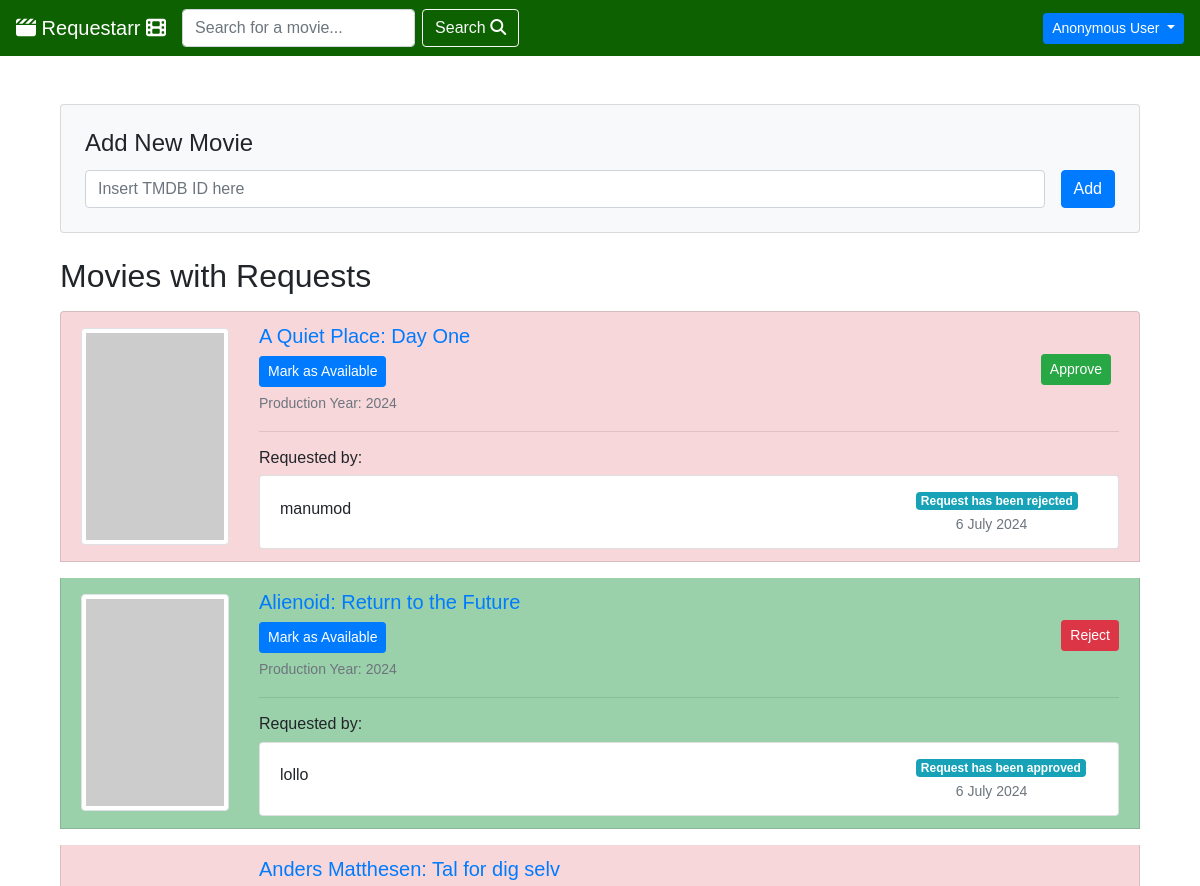
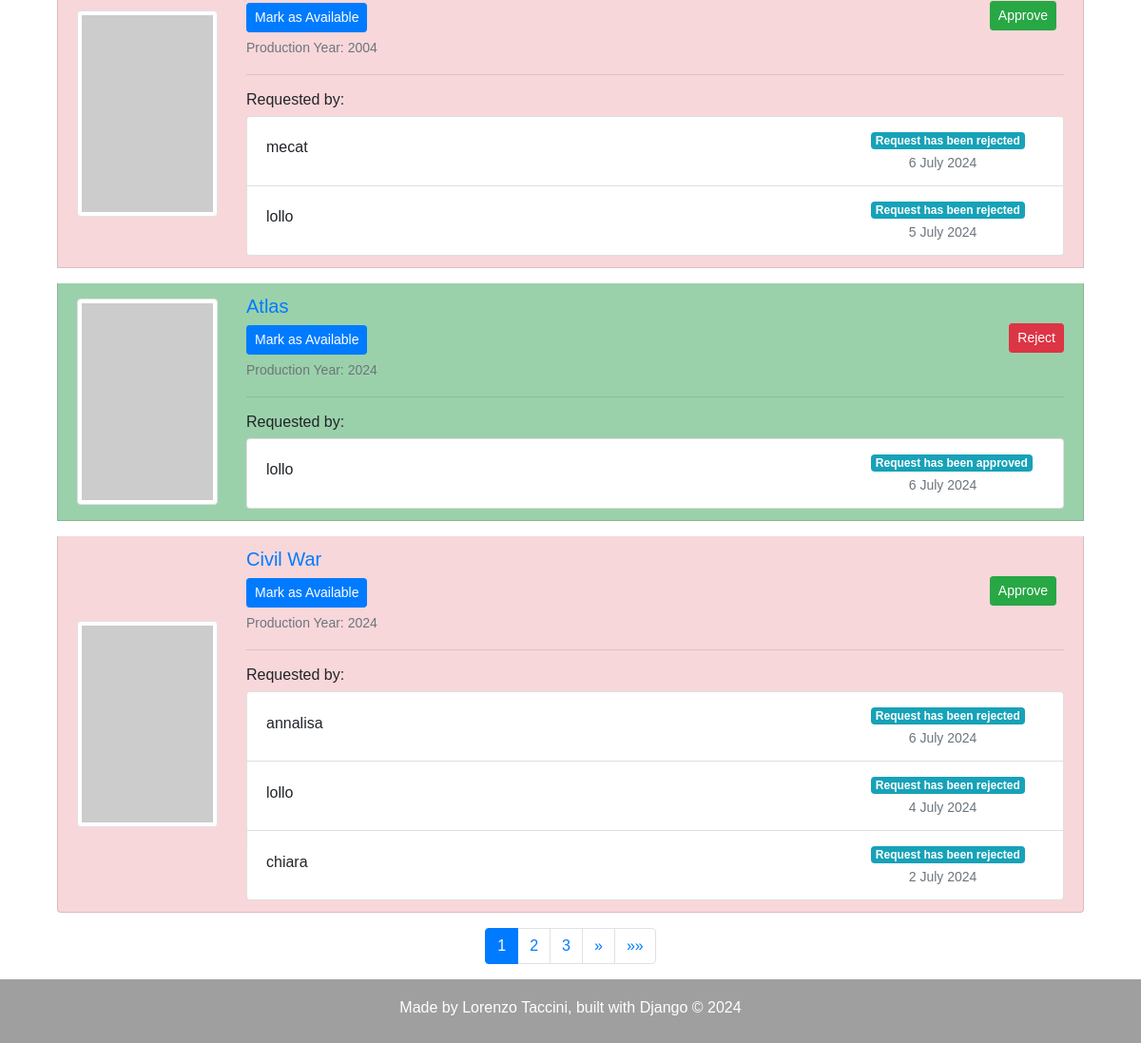
Page /dashboard/moderatordashboard/ on the earlier database version (2 pictures, top to bottom).
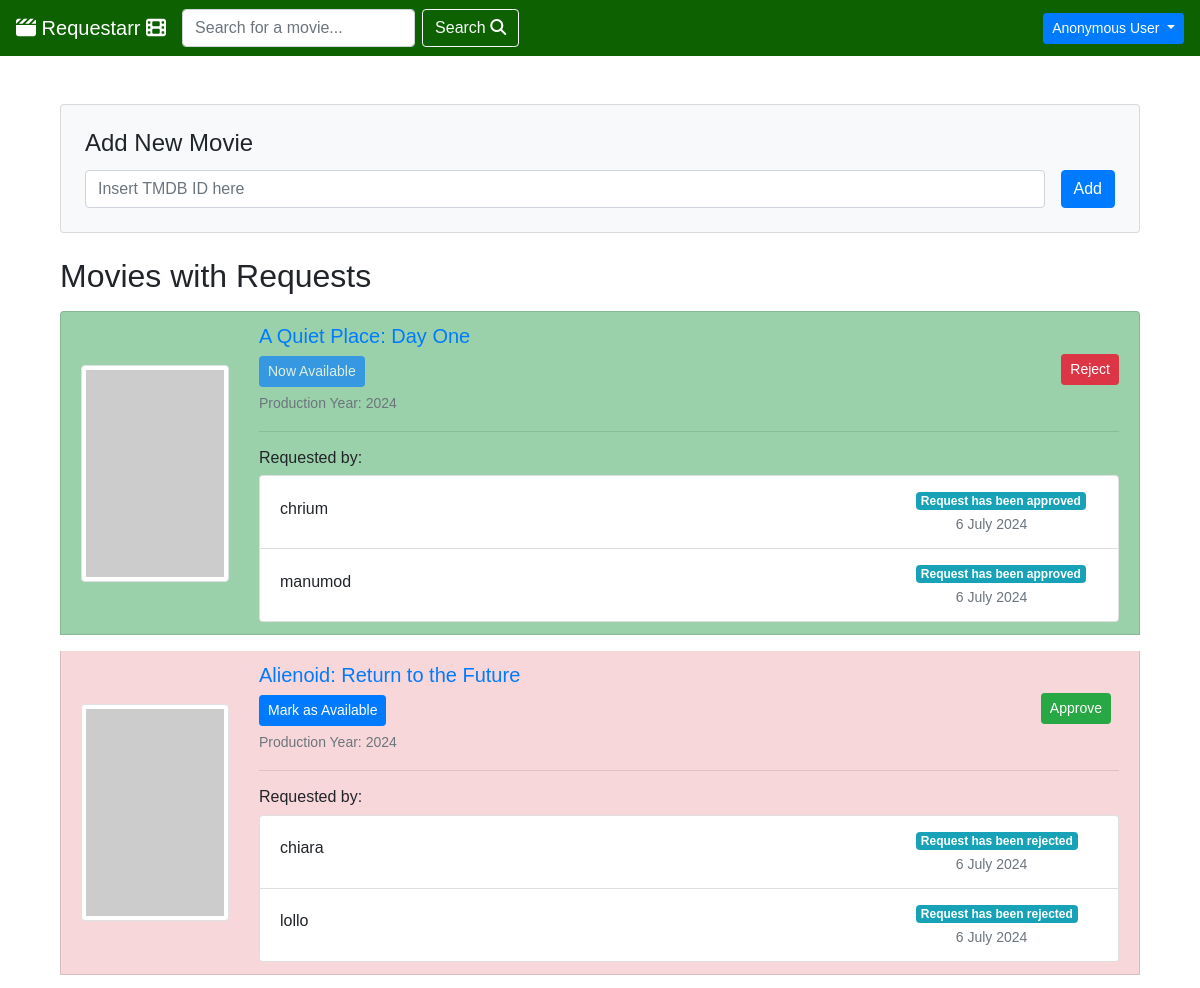
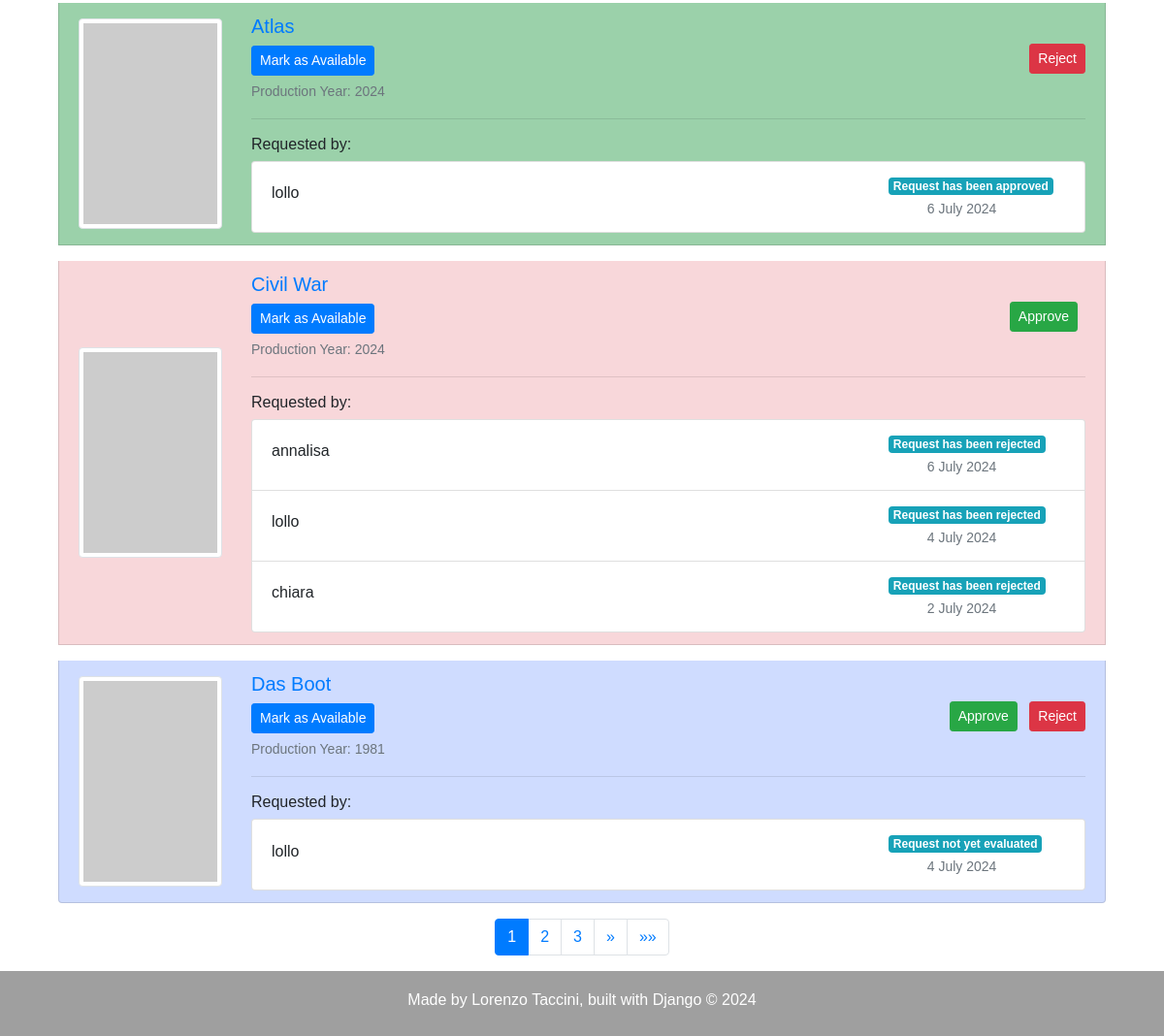
Same page on the later database version (2 pictures, top to bottom).
### movieapp/models.py (models this page shows, shortened)
class Movie(models.Model):
    tmdb_id = models.IntegerField(primary_key=True)  # useful to retrieve data from TMDB APIs
    title = models.CharField(max_length=100)
    year = models.IntegerField(null=True)
    description = models.TextField(max_length=1000)
    genre = models.CharField(max_length=100)
    available = models.BooleanField(default=False)
    def are_requests_sync(self):
        requests = self.movie_requests.all()
        if not requests.exists():
            return True
        first_status = requests.first().status
        return all(req.status == first_status for req in requests)
    @property
    def poster_url(self):
        api_key = '5dbf33ab1210565bba9d880c176bf3d8'
        base_url = f'https://api.themoviedb.org/3/movie/{self.tmdb_id}?api_key={api_key}'
        try:
            response = requests.get(base_url)
            data = response.json()
            if 'poster_path' in data and data['poster_path']:
                poster_path = data['poster_path']
                poster_url = f'https://image.tmdb.org/t/p/w342{poster_path}'
                return poster_url
            else:
                return None
        except requests.exceptions.RequestException as e:
            print('Error in API request:', e)
            return None
    class Meta:
        ordering = ["title"]
        verbose_name_plural = 'Movies'

class Request(models.Model):
    APPROVED = 'approved'
    REJECTED = 'rejected'
    PENDING = 'pending'
    STATUS = [
        (APPROVED, 'Request has been approved'),
        (REJECTED, 'Request has been rejected'),
        (PENDING, 'Request not yet evaluated')
    ]
    profile = models.ForeignKey(Profile, related_name='profile', on_delete=models.CASCADE)
    movie = models.ForeignKey(Movie, related_name='movie_requests', on_delete=models.CASCADE)
    status = models.CharField(choices=STATUS, default=PENDING, max_length=8)
    request_date = models.DateTimeField(auto_now_add=True)
    class Meta:
        ordering = ["-request_date"]
        verbose_name_plural = 'Requests'
        constraints = [
            models.UniqueConstraint(fields=['profile', 'movie'], name='unique_profile_movie_request')
        ]

class Profile(models.Model):
    user = models.OneToOneField(User, related_name='profile', on_delete=models.CASCADE)
    propic = models.ImageField(
        upload_to='profilepictures/',
        default=join('static', 'unknown_user.png'),
        blank=True
    )
    requests = models.ManyToManyField(Movie, through='Request', blank=True, related_name='requested_by', default=None)
    watchlisted = models.ManyToManyField(Movie, blank=True, related_name='watchlisted', default=None)

### userdashboard/views.py (the view)
# urls.py: path('moderatordashboard/', ModeratorDashboard.as_view(), name='moderator_dashboard'),
class ModeratorDashboard(GroupRequiredMixin, ListView):
    group_required = 'Moderator'
    model = Movie
    template_name = 'moderator_dashboard.html'
    paginate_by = 5
    def get_queryset(self):
        return Movie.objects.filter(requested_by__isnull=False).distinct()

### userdashboard/templates/moderator_dashboard.html (shortened to what this page needs)
{% extends 'base.html' %}
{% block content %}
<div class="container mt-4">
<div class="container mt-4">
    <div class="row mb-4">
        <div class="col-md-12">
            <div class="card bg-light p-4">
                <h4 class="card-title">Add New Movie</h4>
                <form id="add-movie-form" class="form-inline d-flex justify-content-between">
                    <div class="form-group mr-3 flex-grow-1">
                        <input id="movie-tmdb-id" class="form-control w-100" placeholder="Insert TMDB ID here">
                    </div>
                    <button type="button" id="add-movie-btn" class="btn btn-primary">Add</button>
                </form>
            </div>
        </div>
    </div>
    <h2>Movies with Requests</h2>
    <ul class="list-group mt-3">
        {% for movie in page_obj %}
        <li class="list-group-item mb-3
            {% if movie.are_requests_sync and movie.movie_requests.first.status == "approved" %}custom-bg-green
            {% elif movie.are_requests_sync and movie.movie_requests.first.status == "rejected" %}custom-bg-red
            {% else %}custom-bg-neutral{% endif %}">
            <div class="row align-items-center">
                <div class="col-md-2">
                    {% if movie.poster_url %}
                    <img src="{{ movie.poster_url }}" class="img-thumbnail" alt="Poster del film" style="width: 100%;">
                    {% else %}
                    <img src="https://via.placeholder.com/154x231" class="img-thumbnail" alt="Immagine non disponibile" style="width: 100%;">
                    {% endif %}
                </div>
                <div class="col-md-10">
                    <div class="d-flex justify-content-between align-items-center">
                        <div>
                            <h5 class="mb-1">
                                <a href="{% url 'movieapp:movie_detail_nopage' movie.pk %}"><h5>{{ movie.title }}</h5></a>
                                {% if movie.available %}
                                    <button class="btn btn-primary btn-sm manage-btn disabled" data-movie-id="{{ movie.pk }}" data-action="mark_available"> Now Available </button>
                                {% else %}
                                    <button class="btn btn-primary btn-sm manage-btn" data-movie-id="{{ movie.pk }}" data-action="mark_available"> Mark as Available </button>
                                {% endif %}
                            </h5>
                            <small class="text-muted">Production Year: {{ movie.year }}</small>
                        </div>
                        <div class="text-right">
                            {% if movie.are_requests_sync and movie.movie_requests.first.status == "rejected" %}
                                <button class="btn btn-success btn-sm mr-2 manage-btn" data-movie-id="{{ movie.pk }}" data-action="approve">Approve</button>
                            {% elif movie.are_requests_sync and movie.movie_requests.first.status == "approved" %}
                                <button class="btn btn-danger btn-sm manage-btn" data-movie-id="{{ movie.pk }}" data-action="reject">Reject</button>
                            {% else %}
                                <button class="btn btn-success btn-sm mr-2 manage-btn" data-movie-id="{{ movie.pk }}" data-action="approve">Approve</button>
                                <button class="btn btn-danger btn-sm manage-btn" data-movie-id="{{ movie.pk }}" data-action="reject">Reject</button>
                            {% endif %}
                        </div>
                    </div>
                    <hr>
                    <h6>Requested by:</h6>
                    <ul class="list-group">
                        {% for req in movie.movie_requests.all %}
                        <li class="list-group-item">
                            <div class="row align-items-center">
                                <div class="col-md-9">
                                    <div>
                                        <h6>{{ req.profile.user }}</h6>
                                    </div>
                                </div>
                                <div class="col-md-2 text-right">
                                    <span class="badge badge-info request-status">{{ req.get_status_display }}</span>
                                    <small class="text-muted">{{ req.request_date | date:'j F Y' }}</small>
                                </div>
                            </div>
                        </li>
                        {% endfor %}
                    </ul>
                </div>
            </div>
        </li>
        {% endfor %}
    </ul>
</div>
</div>
{% include 'navigation/pagination_buttons.html' %}
{% endblock %}

### templates/base.html (shortened to what this page needs)
{% load static %}
<!DOCTYPE html>
<html lang="en">
<head>
    <link rel="stylesheet" href="https://code.jquery.com/ui/1.12.1/themes/base/jquery-ui.css">
    <link href="https://stackpath.bootstrapcdn.com/bootstrap/4.5.2/css/bootstrap.min.css" rel="stylesheet">
    <link rel="stylesheet" href="https://cdn.jsdelivr.net/npm/bootstrap@4.6.1/dist/css/bootstrap.min.css">
    <link href="{% static 'fontawesomefree/css/fontawesome.css' %}" rel="stylesheet" type="text/css">
    <link href="{% static 'fontawesomefree/css/brands.css' %}" rel="stylesheet" type="text/css">
    <link href="{% static 'fontawesomefree/css/solid.css' %}" rel="stylesheet" type="text/css">
    {% load crispy_forms_tags %}
    {% load static %}
</head>
<body>
<nav class="navbar navbar-expand-lg navbar-dark">
    <a class="navbar-brand" href="{% url 'movieapp:home' %}"><i class="fa-solid fa-clapperboard" style="color: #ffffff;"></i> Requestarr <i class="fa-solid fa-film" style="color: #ffffff;"></i></a>
    <div class="collapse navbar-collapse justify-content-between" id="navbarNav">
        <form class="form-inline my-2 my-lg-0" method="get" action="{% url 'movieapp:search_title' %}">
            <input type="text" id="movie-search" name="q" class="form-control mr-sm-2" placeholder="Search for a movie..." aria-label="Search">
            <div class="input-group-append">
                <button class="btn btn-outline-light my-2 my-sm-0" type="submit">Search <i class="fa-solid fa-magnifying-glass" style="color: #ffffff;"></i></button>
            </div>
        </form>
        <ul class="navbar-nav">
            <li class="nav-item dropdown">
                <button class="btn btn-sm btn-primary dropdown-toggle" id="userDropdown" role="button" data-toggle="dropdown" aria-haspopup="true" aria-expanded="false">
                    {% if request.user.is_authenticated %}
                        {{ request.user.username }} - {% if not user.is_superuser %}{{ user.groups.all.0.name }}{% else %}Administrator <i class="fa-solid fa-lock-open" style="color: #ffffff;"></i>{% endif %}
                    {% else %}
                        Anonymous User
                    {% endif %}
                </button>
            </li>
        </ul>
    </div>
</nav>
    {% block content %}
    {% endblock %}
<footer class="footer mt-auto">
    <div class="container">
        <h6 style="color:white;">Made by Lorenzo Taccini, built with Django © 2024 </h6>
    </div>
</footer>
</body>
</html>

### templates/navigation/pagination_buttons.html (shortened to what this page needs)
    <nav aria-label="Page navigation">
        <ul class="pagination justify-content-center">
            {% for num in page_obj.paginator.page_range %}
            {% if page_obj.number == num %}
            <li class="page-item active"><a class="page-link" href="#">{{ num }}</a></li>
            {% elif num > page_obj.number|add:'-3' and num < page_obj.number|add:'3' %}
            <li class="page-item"><a class="page-link" href="?page={{ num }}">{{ num }}</a></li>
            {% endif %}
            {% endfor %}
            {% if page_obj.has_next %}
            <li class="page-item">
                <a class="page-link" href="?page={{ page_obj.next_page_number }}" aria-label="Next">
                    <span aria-hidden="true">&raquo;</span>
                </a>
            </li>
            <li class="page-item">
                <a class="page-link" href="?page={{ page_obj.paginator.num_pages }}" aria-label="Last">
                    <span aria-hidden="true">&raquo;&raquo;</span>
                </a>
            </li>
            {% endif %}
        </ul>
    </nav>

### templates/base.html (style rules this page uses)
body { font-family: Arial, sans-serif; margin: 0; padding: 0; display: flex; flex-direction: column; min-height: 100vh; }
.navbar { background-color: #0d6100; }
.footer { background-color: rgb(159, 159, 159); padding: 20px 0; text-align: center; margin-top: auto; width: 100%; }
.custom-bg-green { background-color: #9bd1aa; }
.custom-bg-red { background-color: #f8d7da; }
.custom-bg-neutral { background-color: #cfdcff; }

Differences in the rows shown:
removed Movie: title "Anders Matthesen: Tal for dig selv", year "2004"
removed Request: profile.user "mecat", status "Request has been rejected", request_date "6 July 2024", shown under "Anders Matthesen: Tal for dig selv"
removed Request: profile.user "lollo", status "Request has been rejected", request_date "5 July 2024", shown under "Anders Matthesen: Tal for dig selv"
changed Movie "A Quiet Place: Day One": available "Mark as Available" → "Now Available"; text "Approve" → "Reject"
added Request: profile.user "chrium", status "Request has been approved", request_date "6 July 2024", shown under Movie "A Quiet Place: Day One"
changed Request "manumod": status "Request has been rejected" → "Request has been approved"
computed for Movie "Alienoid: Return to the Future": text "Reject" → "Approve"
added Request: profile.user "chiara", status "Request has been rejected", request_date "6 July 2024", shown under Movie "Alienoid: Return to the Future"
changed Request (number 4 of 9 on the later page): status "Request has been approved" → "Request has been rejected"
now on this page (row unchanged): Movie: title "Das Boot", year "1981"
now on this page (row unchanged): Request: profile.user "lollo", status "Request not yet evaluated", request_date "4 July 2024", shown under "Das Boot"
